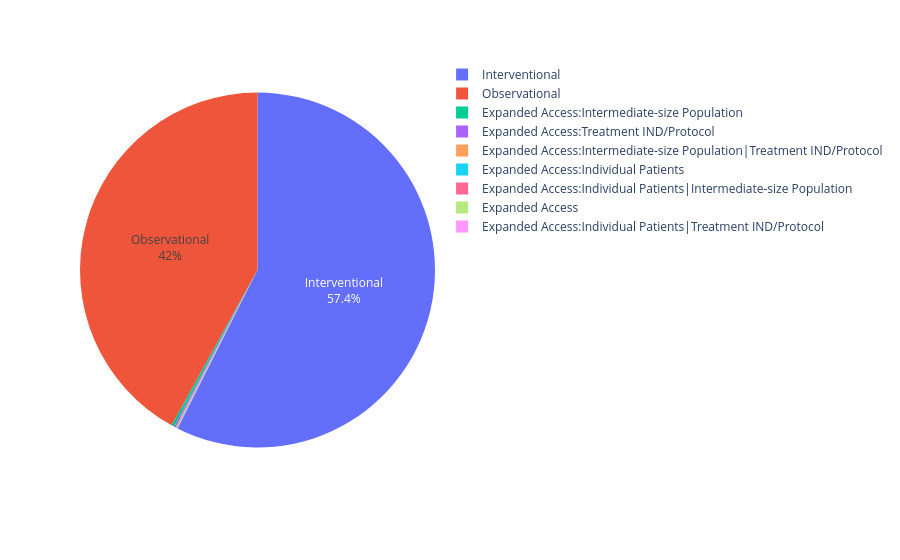

This figure's notebook cell:
### Code cell
fig = px.pie(DF_Covid, names = 'Study Type')

fig.update_traces(textposition='inside', textinfo='percent+label')

fig.show()

### Figure 1 — Plotly figure (JSON) as saved in the notebook; plotly's stock layout.template omitted (floating-point values rounded to 4 significant figures; data arrays with more than 128 entries replaced by an {"elided": "..."} marker saying what was removed)
{"data": [{"domain": {"x": [0, 1], "y": [0, 1]}, "hovertemplate": "Study Type=%{label}<extra></extra>", "labels": {"elided": "5783 str values"}, "legendgroup": "", "name": "", "showlegend": true, "textinfo": "percent+label", "textposition": "inside", "type": "pie"}], "layout": {"legend": {"tracegroupgap": 0}, "margin": {"t": 60}}}
